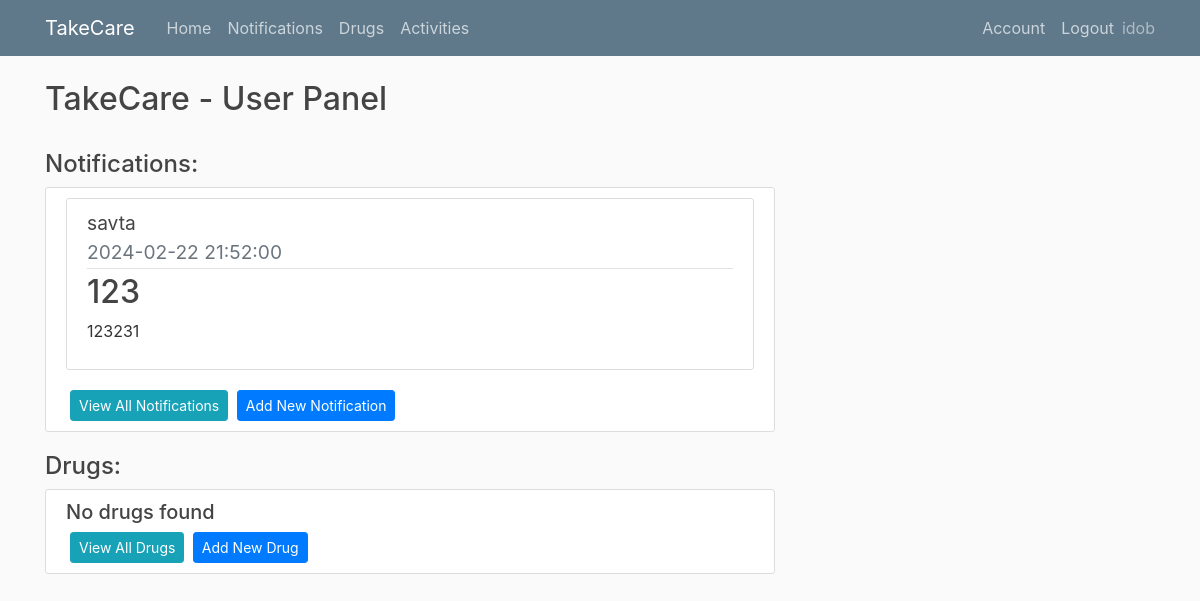
Screenshot of /home (signed in) with the database file from the repository.
### app/models.py (models this page shows, shortened)
class User(db.Model, UserMixin):
    id = db.Column(db.Integer, primary_key=True)
    username = db.Column(db.String(20), unique=True,nullable=False)
    email = db.Column(db.String(100), unique=True,nullable=False)
    image_file = db.Column(db.String(100),nullable=False,default='default.jpg')
    password= db.Column(db.String(60),nullable=False)
    ElderlyUser = db.relationship('Elderlyuser',backref='creator',lazy=True )
    Notifications = db.relationship('Notification',backref='creator',lazy=True )
    Drugs = db.relationship('Drug',backref='creator',lazy=True )

class Elderlyuser(db.Model, UserMixin):
    id = db.Column(db.Integer, primary_key=True)
    username = db.Column(db.String(20), unique=True,nullable=False)
    password= db.Column(db.String(60),nullable=False)
    user_id = db.Column(db.Integer, db.ForeignKey('user.id'), nullable=False)

class Notification(db.Model):
    id = db.Column(db.Integer, primary_key=True)
    title = db.Column(db.String(150),nullable=False)
    content = db.Column(db.Text,nullable=False)
    date = db.Column(db.Date,nullable=False)
    time = db.Column(db.Time,nullable=False)
    took = db.Column(db.Boolean, nullable=False)
    user_id = db.Column(db.Integer, db.ForeignKey('user.id'), nullable=False)
    elderly_user_id = db.Column(db.Integer, db.ForeignKey('elderlyuser.id'), nullable=False)

### app/routes.py (the view)
@app.route("/")
@app.route("/home")
@login_required
def home():
    notifications = Notification.query.filter_by(user_id=current_user.id).order_by(Notification.date.asc()).order_by(Notification.time.asc()).limit(3)
    drugs = Drug.query.filter_by(user_id=current_user.id)
    eldelys = Elderlyuser.query.filter_by(user_id=current_user.id)
    eldelys_dict = {i.id: i.username for i in eldelys}
    return render_template("home.html",notifications=notifications ,drugs=drugs,eldelys_dict=eldelys_dict)

### app/models.py (called while the page is built)
@login_manager.user_loader
def load_user(user_id):
    return User.query.get(int(user_id))

### app/templates/home.html (shortened to what this page needs)
{% extends "layout.html" %}
{% block content %}
  <h2> TakeCare - User Panel </h2>
  <br>
  <h4>Notifications:</h4>
  <div class="content-section">
    {% if notifications.count() == 0  %}
        <h5>No notifications found</h5>
    {% else %}
      {% for notification in notifications %}
      <article class="media content-section">
        <div class="media-body">
               <div class="article-title">
                    <big>{{ eldelys_dict[notification.elderly_user_id] }}</big>
                </div>
          <div class="article-metadata">
            <big class="text-muted">{{ notification.date.strftime('%Y-%m-%d') }}    {{ notification.time }} </big>
          </div>
          <h2>{{ notification.title }}</h2>
          <p class="article-content">{{ notification.content }}</p>
        </div>
      </article>
      {% endfor %}
    {% endif %}
    <a class="btn btn-info btn-sm ml-1" href="{{url_for('notification')}}"> View All Notifications</a>
    <a class="btn btn-primary btn-sm ml-1" href="{{url_for('add_notification')}}"> Add New Notification</a>
  </div>
  <h4>Drugs:</h4>
  <div class="content-section">
    {% if drugs.count() == 0  %}
        <h5>No drugs found</h5>
    {% endif %}
    <a class="btn btn-info btn-sm ml-1" href="{{url_for('drugs')}}"> View All Drugs</a>
    <a class="btn btn-primary btn-sm ml-1" href="{{url_for('add_drug')}}"> Add New Drug</a>
  </div>
{% endblock content %}

### app/templates/layout.html (shortened to what this page needs)
<!DOCTYPE html>
<html>
<head>
    <link rel="stylesheet" href="https://maxcdn.bootstrapcdn.com/bootstrap/4.0.0/css/bootstrap.min.css">
    <link rel="stylesheet" type="text/css" href="{{ url_for('static', filename='main.css') }}">
</head>
<body>
    <header class="site-header">
      <nav class="navbar navbar-expand-md navbar-dark bg-steel fixed-top">
        <div class="container">
          <a class="navbar-brand mr-4" href="/">TakeCare</a>
          <div class="collapse navbar-collapse" id="navbarToggle">
            <div class="navbar-nav mr-auto">
              <a class="nav-item nav-link" href="{{url_for('home')}}">Home</a>
              <a class="nav-item nav-link" href="{{url_for('notification')}}">Notifications</a>
              <a class="nav-item nav-link" href="{{url_for('drugs')}}">Drugs</a>
              <a class="nav-item nav-link" href="{{url_for('activities')}}">Activities</a>
            </div>
            {% if not current_user.is_authenticated %}
            <div class="navbar-nav">
              <a class="nav-item nav-link" href="{{url_for('login')}}">Login</a>
              <a class="nav-item nav-link" href="{{url_for('register')}}">Register</a>
            </div>
            {% else %}
            <div class="navbar-nav">
              <a class="nav-item nav-link" href="{{url_for('account')}}">Account</a>
              <a class="nav-item nav-link" href="{{url_for('logout')}}">Logout</a>
              <sapn class="navbar-text">{{current_user.username}}</span>
            </div>
            {% endif %}
          </div>
        </div>
      </nav>
    </header>
    <main role="main" class="container">
      <div class="row">
        <div class="col-md-8">
          {% block content %} {% endblock %}
        </div>
    </main>
</body>
</html>

### app/static/main.css (style rules this page uses)
body { background: #fafafa; color: #333333; margin-top: 5rem; }
h1, h2, h3, h4, h5, h6 { color: #444444; }
.bg-steel { background-color: #5f788a; }
.site-header .navbar-nav .nav-link { color: #cbd5db; }
.content-section { background: #ffffff; padding: 10px 20px; border: 1px solid #dddddd; border-radius: 3px; margin-bottom: 20px; }
.article-title { color: #444444; }
.article-content { white-space: pre-line; }
.article-metadata { padding-bottom: 1px; margin-bottom: 4px; border-bottom: 1px solid #e3e3e3 }

### rows the page displays
User: username "idob"
Notification: date "2024-02-22", time "21:52:00", title "123", content "123231"
Elderlyuser: username "savta"
